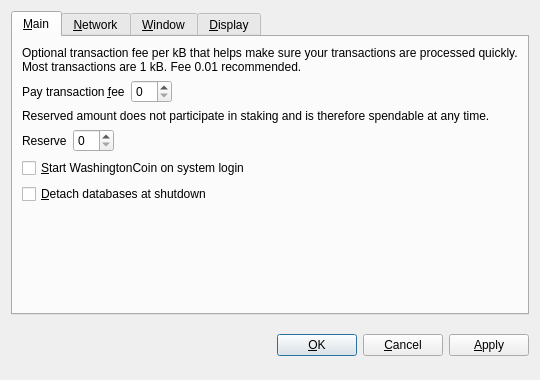
<?xml version="1.0" encoding="UTF-8"?>
<ui version="4.0">
 <class>OptionsDialog</class>
 <widget class="QDialog" name="OptionsDialog">
  <property name="geometry">
   <rect>
    <x>0</x>
    <y>0</y>
    <width>540</width>
    <height>380</height>
   </rect>
  </property>
  <property name="windowTitle">
   <string>Options</string>
  </property>
  <property name="modal">
   <bool>true</bool>
  </property>
  <layout class="QVBoxLayout" name="verticalLayout">
   <item>
    <widget class="QTabWidget" name="tabWidget">
     <property name="tabPosition">
      <enum>QTabWidget::North</enum>
     </property>
     <property name="currentIndex">
      <number>0</number>
     </property>
     <widget class="QWidget" name="tabMain">
      <attribute name="title">
       <string>&amp;Main</string>
      </attribute>
      <layout class="QVBoxLayout" name="verticalLayout_Main">
       <item>
        <widget class="QLabel" name="transactionFeeInfoLabel">
         <property name="text">
          <string>Optional transaction fee per kB that helps make sure your transactions are processed quickly. Most transactions are 1 kB. Fee 0.01 recommended.</string>
         </property>
         <property name="textFormat">
          <enum>Qt::PlainText</enum>
         </property>
         <property name="wordWrap">
          <bool>true</bool>
         </property>
        </widget>
       </item>
       <item>
        <layout class="QHBoxLayout" name="horizontalLayoutFee">
         <item>
          <widget class="QLabel" name="transactionFeeLabel">
           <property name="text">
            <string>Pay transaction &amp;fee</string>
           </property>
           <property name="textFormat">
            <enum>Qt::PlainText</enum>
           </property>
           <property name="buddy">
            <cstring>transactionFee</cstring>
           </property>
          </widget>
         </item>
         <item>
          <widget class="BitcoinAmountField" name="transactionFee"/>
         </item>
         <item>
          <spacer name="horizontalSpacerFee">
           <property name="orientation">
            <enum>Qt::Horizontal</enum>
           </property>
           <property name="sizeHint" stdset="0">
            <size>
             <width>40</width>
             <height>20</height>
            </size>
           </property>
          </spacer>
         </item>
        </layout>
       </item>
       <item>
        <widget class="QLabel" name="reserveBalanceInfoLabel">
         <property name="text">
          <string>Reserved amount does not participate in staking and is therefore spendable at any time.</string>
         </property>
         <property name="textFormat">
          <enum>Qt::PlainText</enum>
         </property>
         <property name="wordWrap">
          <bool>true</bool>
         </property>
        </widget>
       </item>
       <item>
        <layout class="QHBoxLayout" name="horizontalLayoutReserveBalance">
         <item>
          <widget class="QLabel" name="reserveBalanceLabel">
           <property name="text">
            <string>Reserve</string>
           </property>
           <property name="textFormat">
            <enum>Qt::PlainText</enum>
           </property>
           <property name="buddy">
            <cstring>reserveBalance</cstring>
           </property>
          </widget>
         </item>
         <item>
          <widget class="BitcoinAmountField" name="reserveBalance"/>
         </item>
         <item>
          <spacer name="horizontalSpacerReserveBalance">
           <property name="orientation">
            <enum>Qt::Horizontal</enum>
           </property>
           <property name="sizeHint" stdset="0">
            <size>
             <width>40</width>
             <height>20</height>
            </size>
           </property>
          </spacer>
         </item>
        </layout>
       </item>
       <item>
        <widget class="QCheckBox" name="bitcoinAtStartup">
         <property name="toolTip">
          <string>Automatically start WashingtonCoin after logging in to the system.</string>
         </property>
         <property name="text">
          <string>&amp;Start WashingtonCoin on system login</string>
         </property>
        </widget>
       </item>
       <item>
        <widget class="QCheckBox" name="detachDatabases">
         <property name="toolTip">
          <string>Detach block and address databases at shutdown. This means they can be moved to another data directory, but it slows down shutdown. The wallet is always detached.</string>
         </property>
         <property name="text">
          <string>&amp;Detach databases at shutdown</string>
         </property>
        </widget>
       </item>
       <item>
        <spacer name="verticalSpacer_Main">
         <property name="orientation">
          <enum>Qt::Vertical</enum>
         </property>
         <property name="sizeHint" stdset="0">
          <size>
           <width>20</width>
           <height>40</height>
          </size>
         </property>
        </spacer>
       </item>
      </layout>
     </widget>
     <widget class="QWidget" name="tabNetwork">
      <attribute name="title">
       <string>&amp;Network</string>
      </attribute>
      <layout class="QVBoxLayout" name="verticalLayout_Network">
       <item>
        <widget class="QCheckBox" name="mapPortUpnp">
         <property name="toolTip">
          <string>Automatically open the WashingtonCoin client port on the router. This only works when your router supports UPnP and it is enabled.</string>
         </property>
         <property name="text">
          <string>Map port using &amp;UPnP</string>
         </property>
        </widget>
       </item>
       <item>
        <widget class="QCheckBox" name="connectSocks">
         <property name="toolTip">
          <string>Connect to the WashingtonCoin network through a SOCKS proxy (e.g. when connecting through Tor).</string>
         </property>
         <property name="text">
          <string>&amp;Connect through SOCKS proxy:</string>
         </property>
        </widget>
       </item>
       <item>
        <layout class="QHBoxLayout" name="horizontalLayout_Network">
         <item>
          <widget class="QLabel" name="proxyIpLabel">
           <property name="text">
            <string>Proxy &amp;IP:</string>
           </property>
           <property name="textFormat">
            <enum>Qt::PlainText</enum>
           </property>
           <property name="buddy">
            <cstring>proxyIp</cstring>
           </property>
          </widget>
         </item>
         <item>
          <widget class="QValidatedLineEdit" name="proxyIp">
           <property name="maximumSize">
            <size>
             <width>140</width>
             <height>16777215</height>
            </size>
           </property>
           <property name="toolTip">
            <string>IP address of the proxy (e.g. 127.0.0.1)</string>
           </property>
          </widget>
         </item>
         <item>
          <widget class="QLabel" name="proxyPortLabel">
           <property name="text">
            <string>&amp;Port:</string>
           </property>
           <property name="textFormat">
            <enum>Qt::PlainText</enum>
           </property>
           <property name="buddy">
            <cstring>proxyPort</cstring>
           </property>
          </widget>
         </item>
         <item>
          <widget class="QLineEdit" name="proxyPort">
           <property name="maximumSize">
            <size>
             <width>55</width>
             <height>16777215</height>
            </size>
           </property>
           <property name="toolTip">
            <string>Port of the proxy (e.g. 9050)</string>
           </property>
          </widget>
         </item>
         <item>
          <widget class="QLabel" name="socksVersionLabel">
           <property name="text">
            <string>SOCKS &amp;Version:</string>
           </property>
           <property name="textFormat">
            <enum>Qt::PlainText</enum>
           </property>
           <property name="buddy">
            <cstring>socksVersion</cstring>
           </property>
          </widget>
         </item>
         <item>
          <widget class="QValueComboBox" name="socksVersion">
           <property name="toolTip">
            <string>SOCKS version of the proxy (e.g. 5)</string>
           </property>
          </widget>
         </item>
         <item>
          <spacer name="horizontalSpacer_Network">
           <property name="orientation">
            <enum>Qt::Horizontal</enum>
           </property>
           <property name="sizeHint" stdset="0">
            <size>
             <width>40</width>
             <height>20</height>
            </size>
           </property>
          </spacer>
         </item>
        </layout>
       </item>
       <item>
        <spacer name="verticalSpacer_Network">
         <property name="orientation">
          <enum>Qt::Vertical</enum>
         </property>
         <property name="sizeHint" stdset="0">
          <size>
           <width>20</width>
           <height>40</height>
          </size>
         </property>
        </spacer>
       </item>
      </layout>
     </widget>
     <widget class="QWidget" name="tabWindow">
      <attribute name="title">
       <string>&amp;Window</string>
      </attribute>
      <layout class="QVBoxLayout" name="verticalLayout_Window">
       <item>
        <widget class="QCheckBox" name="minimizeToTray">
         <property name="toolTip">
          <string>Show only a tray icon after minimizing the window.</string>
         </property>
         <property name="text">
          <string>&amp;Minimize to the tray instead of the taskbar</string>
         </property>
        </widget>
       </item>
       <item>
        <widget class="QCheckBox" name="minimizeOnClose">
         <property name="toolTip">
          <string>Minimize instead of exit the application when the window is closed. When this option is enabled, the application will be closed only after selecting Quit in the menu.</string>
         </property>
         <property name="text">
          <string>M&amp;inimize on close</string>
         </property>
        </widget>
       </item>
       <item>
        <spacer name="verticalSpacer_Window">
         <property name="orientation">
          <enum>Qt::Vertical</enum>
         </property>
         <property name="sizeHint" stdset="0">
          <size>
           <width>20</width>
           <height>40</height>
          </size>
         </property>
        </spacer>
       </item>
      </layout>
     </widget>
     <widget class="QWidget" name="tabDisplay">
      <attribute name="title">
       <string>&amp;Display</string>
      </attribute>
      <layout class="QVBoxLayout" name="verticalLayout_Display">
       <item>
        <layout class="QHBoxLayout" name="horizontalLayout_1_Display">
         <item>
          <widget class="QLabel" name="langLabel">
           <property name="text">
            <string>User Interface &amp;language:</string>
           </property>
           <property name="textFormat">
            <enum>Qt::PlainText</enum>
           </property>
           <property name="buddy">
            <cstring>lang</cstring>
           </property>
          </widget>
         </item>
         <item>
          <widget class="QValueComboBox" name="lang">
           <property name="toolTip">
            <string>The user interface language can be set here. This setting will take effect after restarting WashingtonCoin.</string>
           </property>
          </widget>
         </item>
        </layout>
       </item>
       <item>
        <layout class="QHBoxLayout" name="horizontalLayout_2_Display">
         <item>
          <widget class="QLabel" name="unitLabel">
           <property name="text">
            <string>&amp;Unit to show amounts in:</string>
           </property>
           <property name="textFormat">
            <enum>Qt::PlainText</enum>
           </property>
           <property name="buddy">
            <cstring>unit</cstring>
           </property>
          </widget>
         </item>
         <item>
          <widget class="QValueComboBox" name="unit">
           <property name="toolTip">
            <string>Choose the default subdivision unit to show in the interface and when sending coins.</string>
           </property>
          </widget>
         </item>
        </layout>
       </item>
       <item>
        <widget class="QCheckBox" name="displayAddresses">
         <property name="toolTip">
          <string>Whether to show WashingtonCoin addresses in the transaction list or not.</string>
         </property>
         <property name="text">
          <string>&amp;Display addresses in transaction list</string>
         </property>
        </widget>
       </item>
       <item>
        <widget class="QCheckBox" name="coinControlFeatures">
         <property name="toolTip">
          <string>Whether to show coin control features or not.</string>
         </property>
         <property name="text">
          <string>Display coin &amp;control features (experts only!)</string>
         </property>
        </widget>
       </item>
       <item>
        <spacer name="verticalSpacer_Display">
         <property name="orientation">
          <enum>Qt::Vertical</enum>
         </property>
         <property name="sizeHint" stdset="0">
          <size>
           <width>20</width>
           <height>40</height>
          </size>
         </property>
        </spacer>
       </item>
      </layout>
     </widget>
    </widget>
   </item>
   <item>
    <layout class="QHBoxLayout" name="horizontalLayout_Buttons">
     <item>
      <spacer name="horizontalSpacer_1">
       <property name="orientation">
        <enum>Qt::Horizontal</enum>
       </property>
       <property name="sizeHint" stdset="0">
        <size>
         <width>40</width>
         <height>48</height>
        </size>
       </property>
      </spacer>
     </item>
     <item>
      <widget class="QLabel" name="statusLabel">
       <property name="font">
        <font>
         <weight>75</weight>
         <bold>true</bold>
        </font>
       </property>
       <property name="text">
        <string/>
       </property>
       <property name="textFormat">
        <enum>Qt::PlainText</enum>
       </property>
       <property name="wordWrap">
        <bool>true</bool>
       </property>
      </widget>
     </item>
     <item>
      <spacer name="horizontalSpacer_2">
       <property name="orientation">
        <enum>Qt::Horizontal</enum>
       </property>
       <property name="sizeHint" stdset="0">
        <size>
         <width>40</width>
         <height>48</height>
        </size>
       </property>
      </spacer>
     </item>
     <item>
      <widget class="QPushButton" name="okButton">
       <property name="text">
        <string>&amp;OK</string>
       </property>
      </widget>
     </item>
     <item>
      <widget class="QPushButton" name="cancelButton">
       <property name="text">
        <string>&amp;Cancel</string>
       </property>
       <property name="autoDefault">
        <bool>false</bool>
       </property>
      </widget>
     </item>
     <item>
      <widget class="QPushButton" name="applyButton">
       <property name="text">
        <string>&amp;Apply</string>
       </property>
       <property name="autoDefault">
        <bool>false</bool>
       </property>
      </widget>
     </item>
    </layout>
   </item>
  </layout>
 </widget>
 <customwidgets>
  <customwidget>
   <class>BitcoinAmountField</class>
   <extends>QSpinBox</extends>
   <header>bitcoinamountfield.h</header>
  </customwidget>
  <customwidget>
   <class>QValueComboBox</class>
   <extends>QComboBox</extends>
   <header>qvaluecombobox.h</header>
  </customwidget>
  <customwidget>
   <class>QValidatedLineEdit</class>
   <extends>QLineEdit</extends>
   <header>qvalidatedlineedit.h</header>
  </customwidget>
 </customwidgets>
 <resources/>
 <connections/>
</ui>
